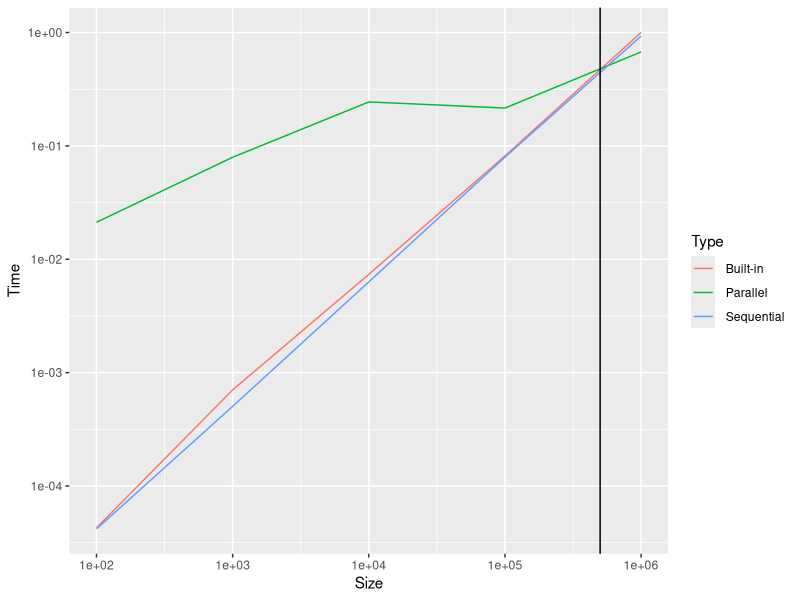

Generate this figure with R:
## ---- chunk 1
library(ggplot2)
df <- read.csv("measurements.csv")
## ---- chunk 2
library(plyr)
df_avg <- ddply(df,c("Size","Type"), summarise, Time = mean(Time))
## ---- chunk 3
ggplot(data=df_avg,aes(x=Size,y=Time,color=Type))+geom_line() + scale_x_log10() + scale_y_log10() + geom_vline(xintercept = 5E05)
